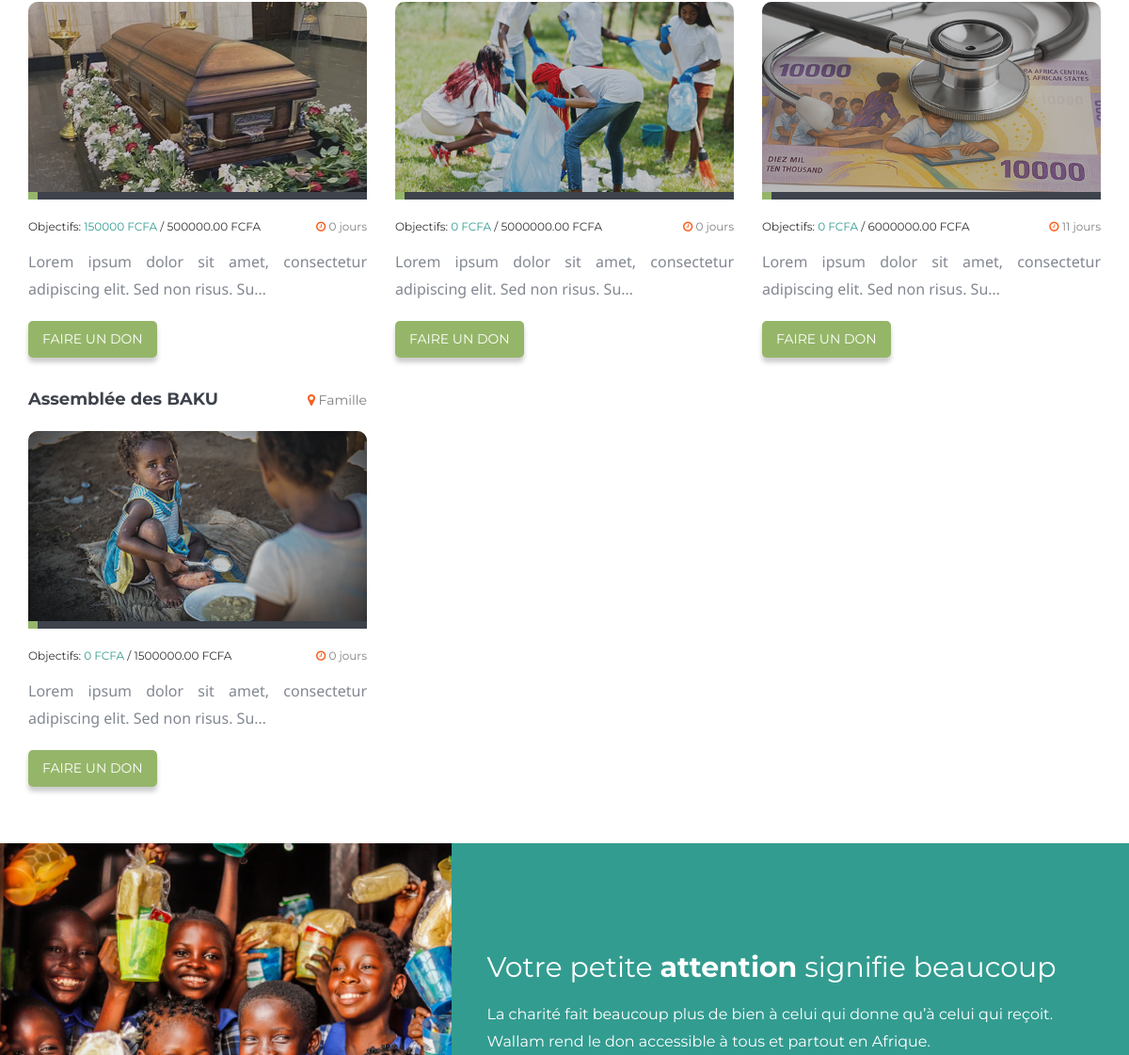
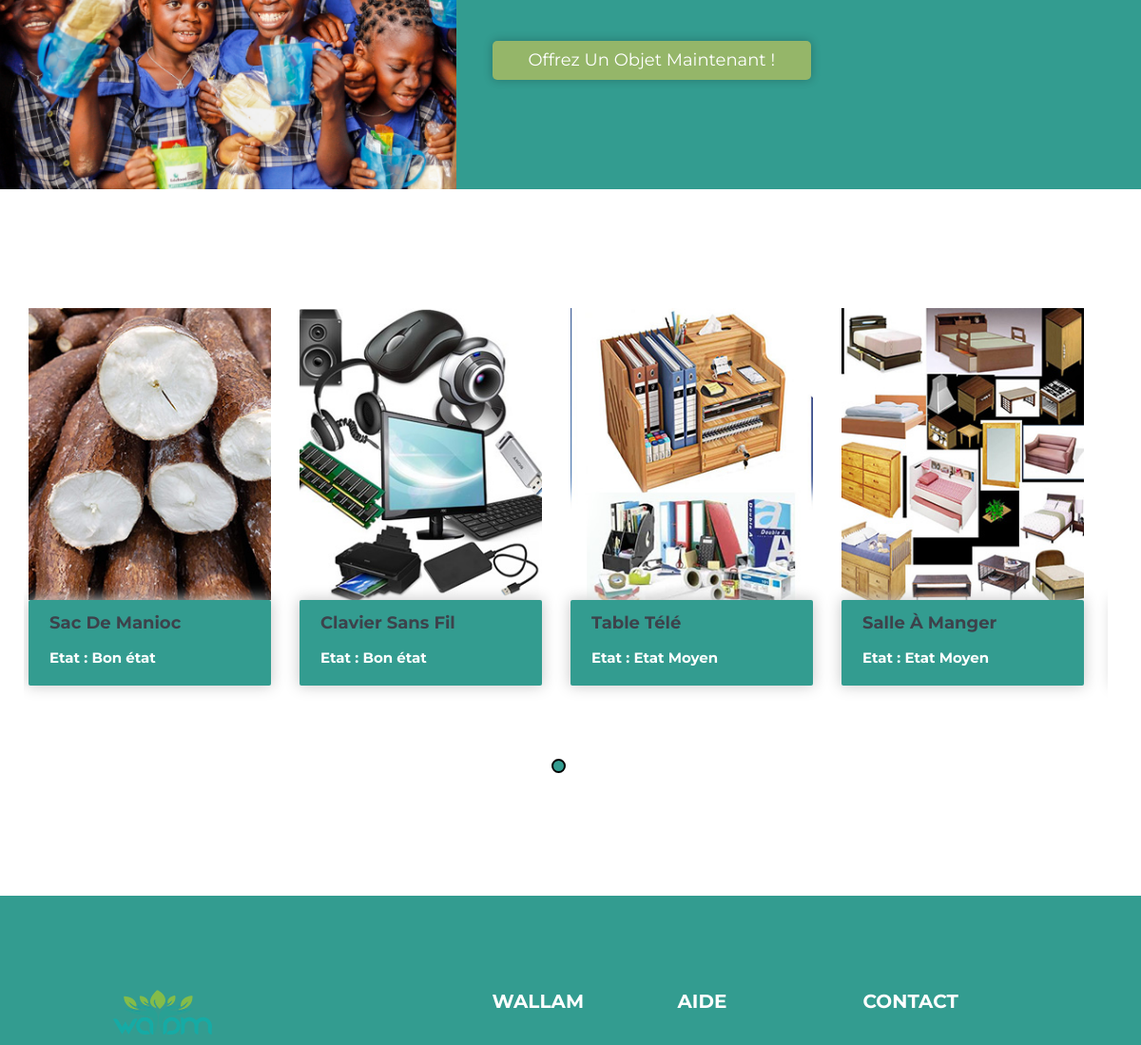
/ (middle part), run on an earlier commit of the app's database (2 pictures, top to bottom).
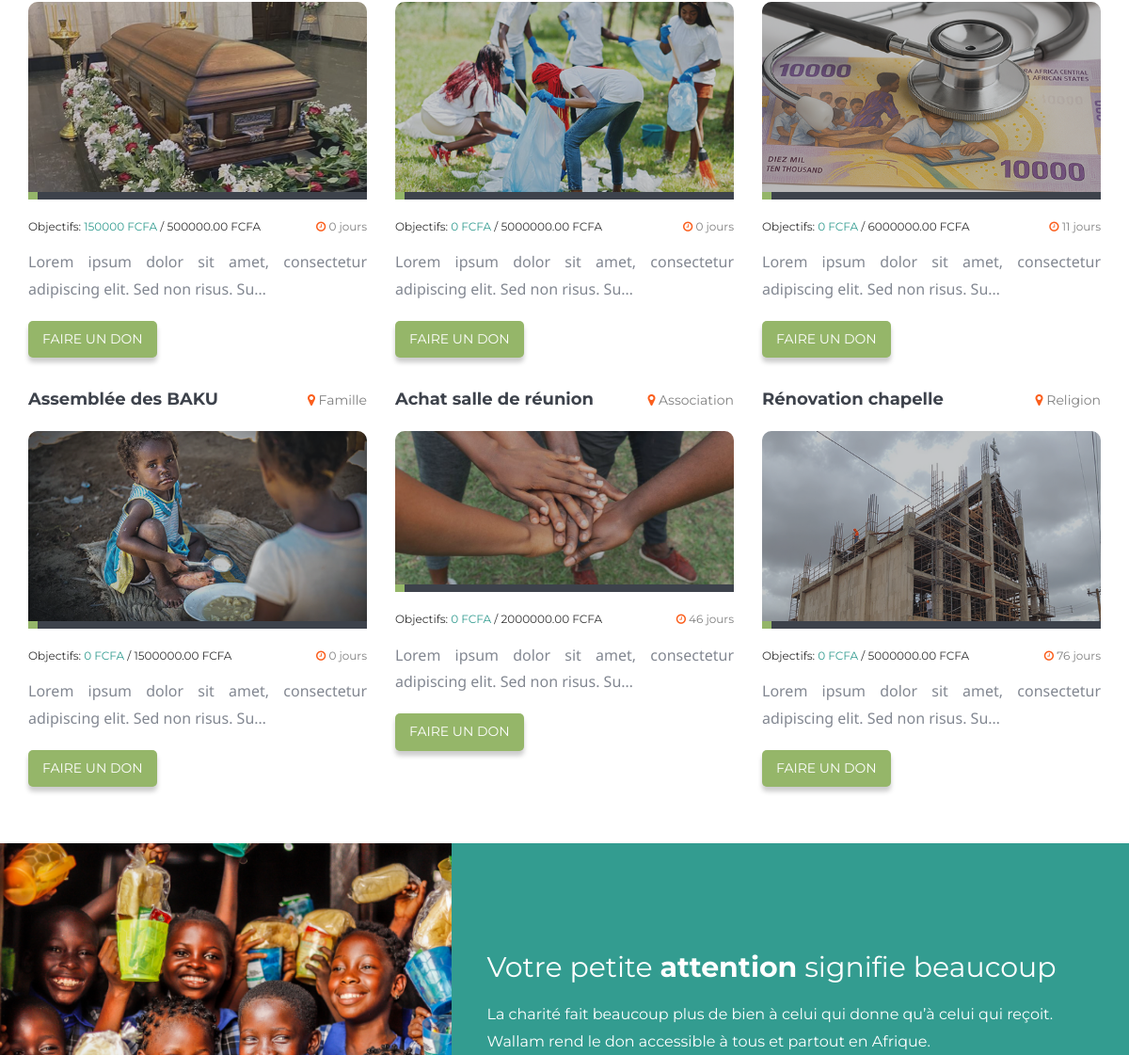
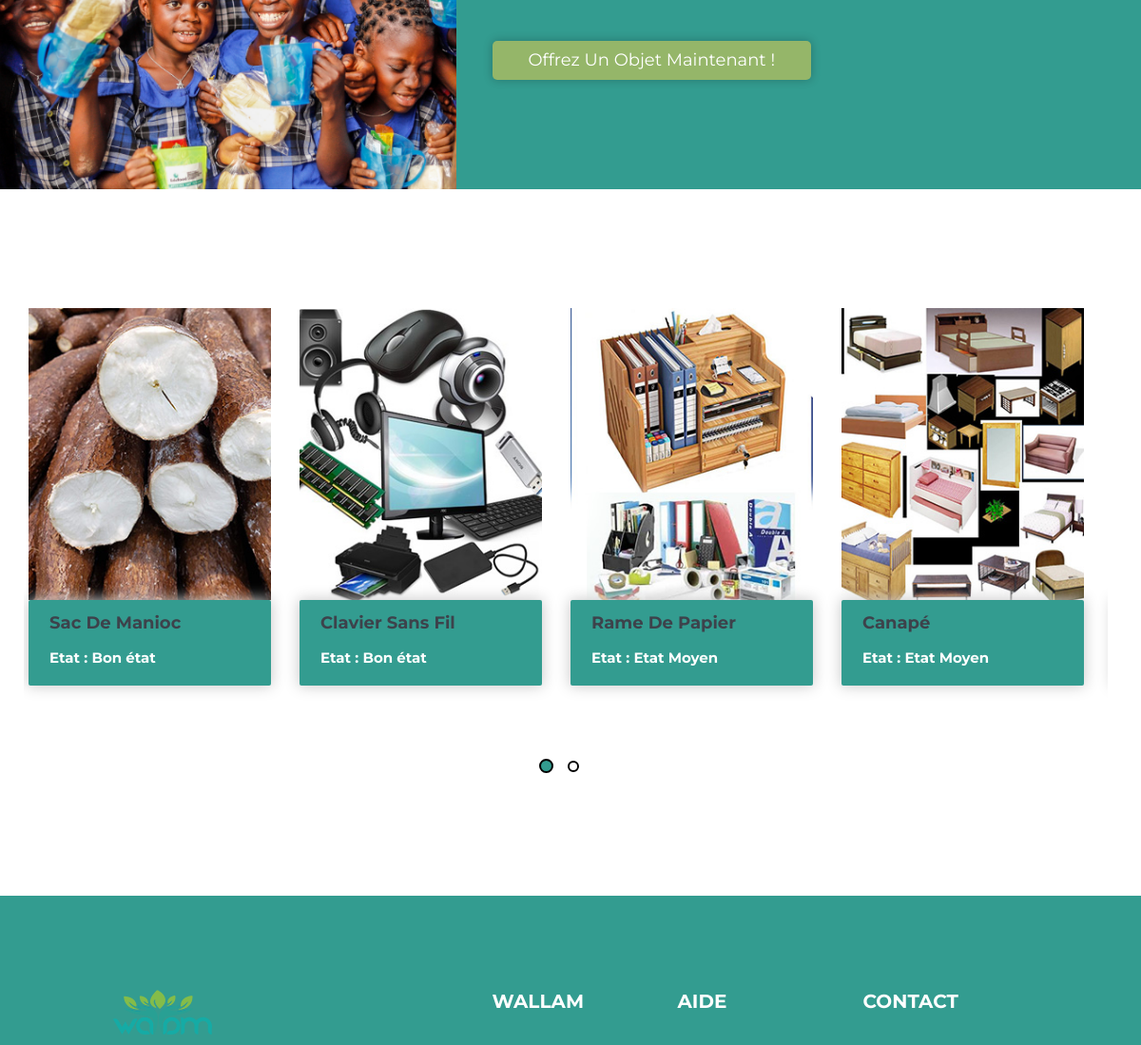
And on a later commit of the database (2 pictures, top to bottom).
### campaign/models.py (models this page shows, shortened)
class Campaign(models.Model):
    VISIBILITY_CHOICES = [
        ('public', 'Publique'),
        ('private', 'Privée'),
    ]
    STATUS_CHOICES = [
        ('encours', 'Encours'),
        ('terminee', 'Terminee'),
    ]
    user = models.ForeignKey(User, on_delete=models.CASCADE,
                             related_name="campaigns")  # L'utilisateur qui crée la campagne
    title = models.CharField(max_length=255)
    beneficiary = models.CharField(max_length=255)
    beneficiary_phone = models.CharField(max_length=15)
    goal = models.DecimalField(max_digits=10, decimal_places=2, blank=True, null=True)
    duration = models.IntegerField(help_text="Durée en jours")
    code = models.CharField(max_length=50, blank=True, null=True)
    category = models.ForeignKey(Category,  on_delete=models.SET_NULL, blank=True, null=True)
    description = models.TextField()
    reward = models.TextField(blank=True, null=True)
    uploaded_files = models.FileField(upload_to="campaign_files/", blank=True, null=True)
    visibility = models.CharField(max_length=10, choices=VISIBILITY_CHOICES, default='public')
    terms_accepted = models.BooleanField(default=False)
    status = models.CharField(max_length=20, choices=STATUS_CHOICES, default='encours')
    urgent = models.BooleanField(default=False)
    created_at = models.DateTimeField(auto_now_add=True)
    updated_at = models.DateTimeField(auto_now=True)
    def days_remaining(self):
        end_date = self.created_at.date() + timedelta(days=self.duration)
        remaining_days = (end_date - date.today()).days
        return max(remaining_days, 0)  # Retourne 0 si la date est passée
    def amount_collected(self):
        total_contributions = self.donations.aggregate(total=models.Sum('amount'))['total'] or 0
        return total_contributions
    def percentage_collected(self):
        if self.goal is None or self.goal <= 0:
            return None
        total_contributions = self.donations.aggregate(total=models.Sum('amount'))['total'] or 0
        percentage = (total_contributions / self.goal) * 100
        return round(min(percentage, 100), 2)  # Limite à 100% et arrondi à 2 décimales
    def get_image_url(self):
        if self.uploaded_files and self.uploaded_files.url.lower().endswith(('.jpg', '.jpeg', '.png', '.gif', '.webp')):
            return self.uploaded_files.url

class Category(models.Model):
    name = models.CharField(max_length=100)
    description = models.CharField(max_length=100, null=True, blank=True)
    created_at = models.DateTimeField(auto_now_add=True)
    active = models.BooleanField(default=True)
    def __str__(self):
        return self.name

### donation/models.py (models this page shows, shortened)
class ObjectDonation(models.Model):
    user = models.ForeignKey(User, on_delete=models.SET_NULL, blank=True, null=True)
    location = models.CharField(max_length=255)  # Localisation du retrait
    category = models.ForeignKey(CategoryChoices, on_delete=models.CASCADE)
    title = models.CharField(max_length=255)
    description = models.TextField()
    availability = models.ForeignKey(AvailabilityChoices, on_delete=models.CASCADE)
    condition = models.ForeignKey(ConditionChoices, on_delete=models.CASCADE)
    expiration_date = models.DateField(blank=True, null=True, help_text="Applicable uniquement pour la nourriture")
    terms_accepted = models.BooleanField(default=False)
    active = models.BooleanField(default=True)
    created_at = models.DateTimeField(auto_now_add=True)
    updated_at = models.DateTimeField(auto_now=True)

class ConditionChoices(models.Model):
    title = models.CharField(max_length=100)
    active = models.BooleanField(default=True)
    created_at = models.DateTimeField(auto_now_add=True)

### core/views.py (the view)
# urls.py: path('', homepage, name='index'),
def homepage(request):
    if request.user.is_authenticated and request.user.is_superuser:
        campaigns = Campaign.objects.filter(status="encours", urgent=False)
    else:
        campaigns = Campaign.objects.filter(status="encours", urgent=False)
    urgents = Campaign.objects.filter(status="encours", urgent=True)
    donations = ObjectDonation.objects.filter(active=True)
    context = {
        "campaigns": campaigns,
        "urgents": urgents,
        "donations": donations
    }
    return render(request, 'index.html', context)

### templates/index.html (shortened to what the changed rows need)
{% extends 'default.html' %}
{% load static %}
{% block content %}
<section class="latest-causes section-padding">
    <div class="container">
        <div class="row content g-4">
            {% for campaign in campaigns %}
            <div class="col-12 col-sm-6 col-md-4" style="margin-top:3% !important">
                <div class="title">
                    <ul>
                        <li><h3>{{  campaign.title }}</h3></li>
                        <li><i class="fa fa-map-marker"></i> {{  campaign.category }}</li>
                    </ul>
                </div>
                <div class="img-progress">
                    <div class="img-holder">
                        {% if campaign.uploaded_files %}
                            <img src="{{ campaign.uploaded_files.url }}" alt="{{ campaign.title }}" class="img img-responsive">
                        {% elif campaign.category.name == 'Sante' %}
                            <img src="{% static 'images/latest-causes/sante.png' %}" alt="{{ campaign.title }}" class="img img-responsive">
                        {% elif campaign.category.name == 'Education' %}
                            <img src="{% static 'images/latest-causes/education.png' %}" alt="{{ campaign.title }}" class="img img-responsive">
                        {% elif campaign.category.name == 'Urgence' %}
                            <img src="{% static 'images/latest-causes/urgence.png' %}" alt="{{ campaign.title }}" class="img img-responsive">
                        {% elif campaign.category.name == 'Commemoration' %}
                            <img src="{% static 'images/latest-causes/commemoration.png' %}" alt="{{ campaign.title }}" class="img img-responsive">
                        {% elif campaign.category.name == 'Association' %}
                            <img src="{% static 'images/latest-causes/association.png' %}" alt="{{ campaign.title }}" class="img img-responsive">
                        {% elif campaign.category.name == 'Benevolat' %}
                            <img src="{% static 'images/latest-causes/benevolat.png' %}" alt="{{ campaign.title }}" class="img img-responsive">
                        {% elif campaign.category.name == 'Religion' %}
                            <img src="{% static 'images/latest-causes/religion.png' %}" alt="{{ campaign.title }}" class="img img-responsive">
                        {% elif campaign.category.name == 'Sport' %}
                            <img src="{% static 'images/latest-causes/sport.png' %}" alt="{{ campaign.title }}" class="img img-responsive">
                        {% elif campaign.category.name == 'Famille' %}
                            <img src="{% static 'images/latest-causes/famille.png' %}" alt="{{ campaign.title }}" class="img img-responsive">
                        {% else %}
                            <img src="{% static 'images/latest-causes/default.jpg' %}" alt="{{ campaign.title }}" class="img img-responsive">
                        {% endif %}
                    </div>
                    <div class="progress">
                        <div class="progress-bar" data-percent="{{ campaign.percentage_collected }}"></div>
                    </div>
                </div>
                <div class="donate-amount">
                    <ul>
                        <li style="font-size:12px">Objectifs: <span>{{ campaign.amount_collected }} FCFA</span> / {{ campaign.goal }} FCFA</li>
                        <li style="font-size:12px"><i class="fa fa-clock-o"></i> {{ campaign.days_remaining }} jours</li>
                    </ul>
                </div>
                <div class="text">
                    <p style="text-align: justify;">{{ campaign.description|truncatechars:75 }}</p>
                    <a href="{% url 'campaign_donate' pk=campaign.id %}" class="btn theme-btn">Faire un Don</a>
                </div>
            </div>
            {% endfor %}
        </div>
    </div>
</section>
<section class="cta-3">
    <div class="container">
        <div class="row">
            <div class="col col-md-7 col-md-offset-5 details-text">
                <div class="wow fadeInRightSlow">
                    <h2>Votre petite <span style="color: #fff !important;font-weight: bold;">attention</span> signifie beaucoup</h2>
                </div>
            </div>
        </div>
    </div>
</section>
<section class="shop-main-content section-padding">
    <div class="container">
        <div class="row">
            <div class="col col-md-12">
                <div class="shop-content latest-product-slider">
                    {% for donation in donations %}
                    <div class="grid">
                        <div class="box">
                            <div class="img-holder">
                            {% if donation.category.title == 'Objet de construction' %}
                            <img src="{% static 'images/shop/construction.jpg' %}" alt class="img img-responsive">
                            {% elif donation.category.title == 'Matériels informatiques' %}
                                <img src="{% static 'images/shop/informatique.jpg' %}" alt class="img img-responsive">
                            {% elif donation.category.title == 'Accessoires de bureau' %}
                            <img src="{% static 'images/shop/mat_bureau.jpg' %}" alt class="img img-responsive">
                            {% elif donation.category.title == 'Meubles et équipements' %}
                                <img src="{% static 'images/shop/meubles.jpg' %}" alt class="img img-responsive">
                            {% elif donation.category.title == 'Produit de conserve' %}
                                <img src="{% static 'images/shop/conserve.jpg' %}" alt class="img img-responsive">
                            {% elif donation.category.title == 'Tubercules' %}
                                <img src="{% static 'images/shop/tubercules.jpg' %}" alt class="img img-responsive">
                            {% elif donation.category.title == 'Fruits et légumes' %}
                                <img src="{% static 'images/shop/fruits.jpg' %}" alt class="img img-responsive">
                            {% elif donation.category.title == 'Produits laitiers' %}
                                <img src="{% static 'images/shop/laitiers.jpg' %}" alt class="img img-responsive">
                            {% else %}
                            <img src="{% static 'images/shop/img-1.jpg' %}" alt class="img img-responsive">
                            {% endif %}
                            </div>
                            <div class="details" style="background-color: #339c90 !important;">
                                <h3><a href="{% url 'donation_detail' pk=donation.pk %}">{{ donation.title }}</a></h3>
                                <a href="#" class="add-to-cart">Etat : </i> {{ donation.condition.title }}</a>
                            </div>
                        </div>
                    </div>
                    {% endfor %}
                </div>
            </div>
        </div>
    </div>
</section>
{% endblock %}

What changed in the data, as far as the page shows it:
added Campaign: title "Achat salle de réunion", category "Association", amount_collected "0", goal "2000000.00", days_remaining "46", description "Lorem ipsum dolor sit amet, consectetur adipiscing elit. Sed non risus. Su…"
added Campaign: title "Rénovation chapelle", category "Religion", amount_collected "0", goal "5000000.00", days_remaining "76", description "Lorem ipsum dolor sit amet, consectetur adipiscing elit. Sed non risus. Su…"
changed ObjectDonation: title "Table Télé" → "Rame De Papier"
changed ObjectDonation: title "Salle À Manger" → "Canapé"
